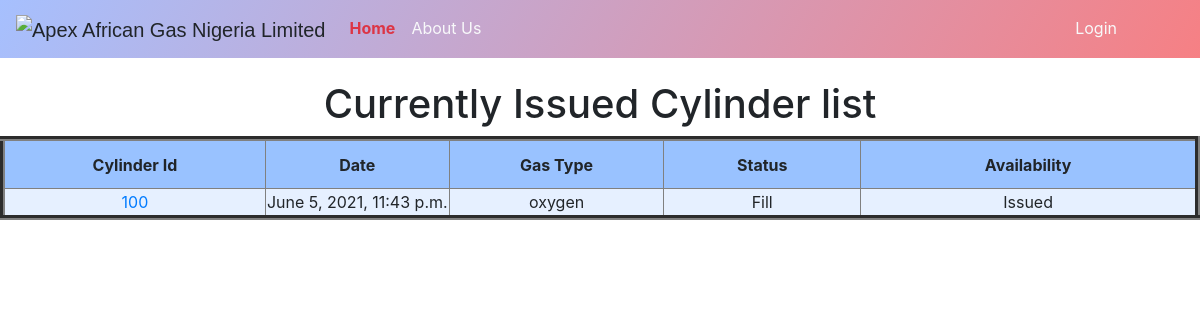
The app's page /currentIssue/ with its own data.
### Entry/models.py (models this page shows, shortened)
class Cylinder(models.Model):
	stachoice=[
	('Fill','fill'),
	('Empty','empty')
	]
	substachoice=[
	('Available','available'),
	('Unavailable','unavailable'),
	('Issued','issued')
	]
	cylinderId=models.CharField(max_length=50,primary_key=True,null=False)
	gasName=models.CharField(max_length=200)
	cylinderSize=models.CharField(max_length=30)
	Status=models.CharField(max_length=40,choices=stachoice,default='fill')
	Availability=models.CharField(max_length=40,choices=substachoice,default="Available")
	EntryDate=models.DateTimeField(default=timezone.now)
	issue_Date=models.DateTimeField(null=True)
	issue_user=models.CharField(max_length=70,null=True)
	return_Date=models.DateTimeField(null=True)
	def get_absolute_url(self):
		return reverse('cylinderDetail',args=[(self.cylinderId)])
	class Meta:
		db_table='cylinders'

### Entry/views.py (the view)
# urls.py: path('currentIssue/',views.currentIssueView,name='currentIssue'),
def currentIssueView(request):
	cylinder=Cylinder.objects.filter(Availability='Issued')
	return render(request,'entry/currentIssue.html',{'cylinder':cylinder})

### templates/entry/currentIssue.html (shortened to what this page needs)
{% extends 'base.html'%}
{% block content %}
<div class='alldiv'>
<h1 align="center">Currently Issued Cylinder list</h1>
{% if cylinder %}
<div class='centerstage'>
		<div class="post">
			<table border="5" cellspacing="5" width="100%"  >
				<thead>
					<tr bgcolor="#99c2ff" align="center">
						<th  height="50"
                width="50">Cylinder Id</th>
						<th height="50"
                width="50">Date</th>
						<th  height="50"
                width="50">Gas Type</th>
						<th  height="50"
                width="50">Status</th>
						<th  height="50"
                width="50">Availability</th>
				</thead>
				<tbody>
					{%for cy in cylinder%}
					<tr bgcolor="#e6f0ff" align="center">
					<td align="center" height="10"
                width="50"><a href="{{cy.get_absolute_url}}">{{cy.cylinderId}}<a></td>
					<td align="center" height="10"
                width="50">{{cy.EntryDate}}</td>
					<td align="center" height="10"
                width="50">{{cy.gasName}}</td>
					<td align="center" height="10"
                width="50">
					{{cy.Status}}</td>
					<td align="center" height="10"
                width="50">{{cy.Availability}}</td>
				{% endfor %}
			</tr>
			</tbody>
{% endif %}
{% endblock %}

### templates/entry/currentIssue.html (style rules this page uses)
.alldiv { position: absolute; width: 100%; top: 10%; }

### records on screen
Cylinder: cylinderId "100", EntryDate "June 5, 2021, 11:43 p.m.", gasName "oxygen", Status "Fill", Availability "Issued"
